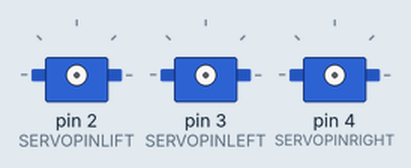
The sketch below on a simulated Arduino Uno, built with avr-gcc and run on an emulated ATmega328P. On the bench: 3 × servo.

Above: at 0.1 s.
At 1.8 s:
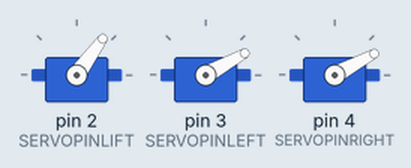
At 8.5 s:
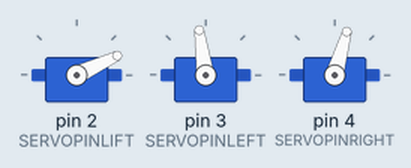
At 9.26 s:
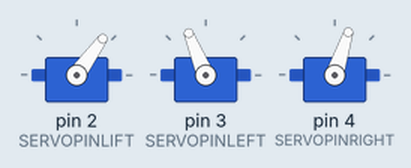
At 12.04 s:
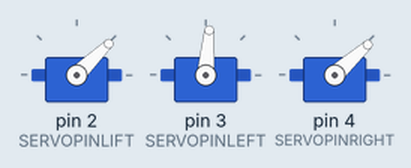
At 13.5 s:
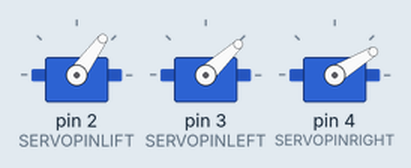
Timing chart, 0 to 16.3 s (numbered marks = the images above):
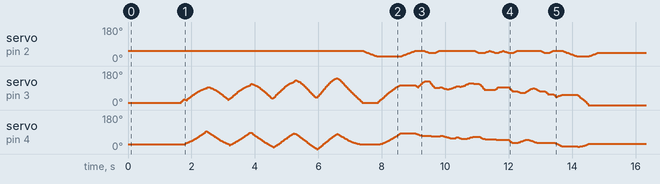

The sketch:

sketch_may12a.ino
```cpp
// Saati Yazan Robot Arduino Kodları
//#define CALIBRATION
#define SERVOFAKTORLEFT 610
#define SERVOFAKTORRIGHT 620

#define SERVOLEFTNULL 1650
#define SERVORIGHTNULL 500

#define SERVOPINLIFT  2
#define SERVOPINLEFT  3
#define SERVOPINRIGHT 4


#define LIFT0 1100
#define LIFT1 1000
#define LIFT2 800

#define LIFTSPEED 1500

#define L1 35
#define L2 55.1
#define L3 13.2

#define O1X 25
#define O1Y -15
#define O2X 47
#define O2Y -22

#include <Time.h>
#include <TimeLib.h>
#include <Servo.h>

#ifdef REALTIMECLOCK

  #include <Wire.h>
  #include <DS1307RTC.h>
#endif

int servoLift = 1500;

Servo servo1;  //
Servo servo2;  //
Servo servo3;  //

volatile double lastX = 75;
volatile double lastY = 47.5;

int last_min = 0;

void setup()
{
#ifdef REALTIMECLOCK
  Serial.begin(9600);

tmElements_t tm;
  if (RTC.read(tm))
  {
    setTime(tm.Hour,tm.Minute,tm.Second,tm.Day,tm.Month,tm.Year);
    Serial.println("DS1307 time is set OK.");
  }
  else
  {
    if (RTC.chipPresent())
    {
      Serial.println("DS1307 is stopped.  Please run the SetTime example to initialize the time and begin running.");
    }
    else
    {
      Serial.println("DS1307 read error!  Please check the circuitry.");
    }
    // Set current time only the first to values, hh,mm are needed
    setTime(19,38,0,0,0,0);
  }
#else
  // Set current time only the first to values, hh,mm are needed
  setTime(13,01,0,0,0,0);
#endif

  drawTo(75.2, 47);
  lift(0);
  servo1.attach(SERVOPINLIFT);  //  lifting servo
  servo2.attach(SERVOPINLEFT);  //  left servo
  servo3.attach(SERVOPINRIGHT);  //  right servo
  delay(1000);

}

void loop()
{

#ifdef CALIBRATION

  // Servohorns will have 90° between movements, parallel to x and y axis
  drawTo(-3, 29.2);
  delay(500);
  drawTo(74.1, 28);
  delay(500);

#else


  int i = 0;
  if (last_min != minute()) {

    if (!servo1.attached()) servo1.attach(SERVOPINLIFT);
    if (!servo2.attached()) servo2.attach(SERVOPINLEFT);
    if (!servo3.attached()) servo3.attach(SERVOPINRIGHT);

    lift(0);

    hour();
    while ((i+1)*10 <= hour())
    {
      i++;
    }

    number(3, 3, 111, 1);
    number(5, 25, i, 0.9);
    number(19, 25, (hour()-i*10), 0.9);
    number(28, 25, 11, 0.9);

    i=0;
    while ((i+1)*10 <= minute())
    {
      i++;
    }
    number(34, 25, i, 0.9);
    number(48, 25, (minute()-i*10), 0.9);
    lift(2);
    drawTo(79, 50);
    lift(1);
    last_min = minute();

    servo1.detach();
    servo2.detach();
    servo3.detach();
  }

#endif

}

// Writing numeral with bx by being the bottom left originpoint. Scale 1 equals a 20 mm high font.
// The structure follows this principle: move to first startpoint of the numeral, lift down, draw numeral, lift up
void number(float bx, float by, int num, float scale) {

  switch (num) {

  case 0:
    drawTo(bx + 12 * scale, by + 6 * scale);
    lift(0);
    bogenGZS(bx + 7 * scale, by + 10 * scale, 10 * scale, -0.8, 6.7, 0.5);
    lift(1);
    break;
  case 1:

    drawTo(bx + 3 * scale, by + 15 * scale);
    lift(0);
    drawTo(bx + 10 * scale, by + 20 * scale);
    drawTo(bx + 10 * scale, by + 0 * scale);
    lift(1);
    break;
  case 2:
    drawTo(bx + 2 * scale, by + 12 * scale);
    lift(0);
    bogenUZS(bx + 8 * scale, by + 14 * scale, 6 * scale, 3, -0.8, 1);
    drawTo(bx + 1 * scale, by + 0 * scale);
    drawTo(bx + 12 * scale, by + 0 * scale);
    lift(1);
    break;
  case 3:
    drawTo(bx + 2 * scale, by + 17 * scale);
    lift(0);
    bogenUZS(bx + 5 * scale, by + 15 * scale, 5 * scale, 3, -2, 1);
    bogenUZS(bx + 5 * scale, by + 5 * scale, 5 * scale, 1.57, -3, 1);
    lift(1);
    break;
  case 4:
    drawTo(bx + 10 * scale, by + 0 * scale);
    lift(0);
    drawTo(bx + 10 * scale, by + 20 * scale);
    drawTo(bx + 2 * scale, by + 6 * scale);
    drawTo(bx + 12 * scale, by + 6 * scale);
    lift(1);
    break;
  case 5:
    drawTo(bx + 2 * scale, by + 5 * scale);
    lift(0);
    bogenGZS(bx + 5 * scale, by + 6 * scale, 6 * scale, -2.5, 2, 1);
    drawTo(bx + 5 * scale, by + 20 * scale);
    drawTo(bx + 12 * scale, by + 20 * scale);
    lift(1);
    break;
  case 6:
    drawTo(bx + 2 * scale, by + 10 * scale);
    lift(0);
    bogenUZS(bx + 7 * scale, by + 6 * scale, 6 * scale, 2, -4.4, 1);
    drawTo(bx + 11 * scale, by + 20 * scale);
    lift(1);
    break;
  case 7:
    drawTo(bx + 2 * scale, by + 20 * scale);
    lift(0);
    drawTo(bx + 12 * scale, by + 20 * scale);
    drawTo(bx + 2 * scale, by + 0);
    lift(1);
    break;
  case 8:
    drawTo(bx + 5 * scale, by + 10 * scale);
    lift(0);
    bogenUZS(bx + 5 * scale, by + 15 * scale, 5 * scale, 4.7, -1.6, 1);
    bogenGZS(bx + 5 * scale, by + 5 * scale, 5 * scale, -4.7, 2, 1);
    lift(1);
    break;

  case 9:
    drawTo(bx + 9 * scale, by + 11 * scale);
    lift(0);
    bogenUZS(bx + 7 * scale, by + 15 * scale, 5 * scale, 4, -0.5, 1);
    drawTo(bx + 5 * scale, by + 0);
    lift(1);
    break;

  case 111:

    lift(0);
    drawTo(70, 46);
    drawTo(65, 43);

    drawTo(65, 49);
    drawTo(5, 49);
    drawTo(5, 45);
    drawTo(65, 45);
    drawTo(65, 40);

    drawTo(5, 40);
    drawTo(5, 35);
    drawTo(65, 35);
    drawTo(65, 30);

    drawTo(5, 30);
    drawTo(5, 25);
    drawTo(65, 25);
    drawTo(65, 20);

    drawTo(5, 20);
    drawTo(60, 44);

    drawTo(75.2, 47);
    lift(2);

    break;

  case 11:
    drawTo(bx + 5 * scale, by + 15 * scale);
    lift(0);
    bogenGZS(bx + 5 * scale, by + 15 * scale, 0.1 * scale, 1, -1, 1);
    lift(1);
    drawTo(bx + 5 * scale, by + 5 * scale);
    lift(0);
    bogenGZS(bx + 5 * scale, by + 5 * scale, 0.1 * scale, 1, -1, 1);
    lift(1);
    break;

  }
}


void lift(char lift) {
  switch (lift) {
    // room to optimize  !

  case 0: //850

      if (servoLift >= LIFT0) {
      while (servoLift >= LIFT0)
      {
        servoLift--;
        servo1.writeMicroseconds(servoLift);
        delayMicroseconds(LIFTSPEED);
      }
    }
    else {
      while (servoLift <= LIFT0) {
        servoLift++;
        servo1.writeMicroseconds(servoLift);
        delayMicroseconds(LIFTSPEED);

      }

    }

    break;

  case 1: //150

    if (servoLift >= LIFT1) {
      while (servoLift >= LIFT1) {
        servoLift--;
        servo1.writeMicroseconds(servoLift);
        delayMicroseconds(LIFTSPEED);

      }
    }
    else {
      while (servoLift <= LIFT1) {
        servoLift++;
        servo1.writeMicroseconds(servoLift);
        delayMicroseconds(LIFTSPEED);
      }

    }

    break;

  case 2:

    if (servoLift >= LIFT2) {
      while (servoLift >= LIFT2) {
        servoLift--;
        servo1.writeMicroseconds(servoLift);
        delayMicroseconds(LIFTSPEED);
      }
    }
    else {
      while (servoLift <= LIFT2) {
        servoLift++;
        servo1.writeMicroseconds(servoLift);
        delayMicroseconds(LIFTSPEED);
      }
    }
    break;
  }
}


void bogenUZS(float bx, float by, float radius, int start, int ende, float sqee) {
  float inkr = -0.05;
  float count = 0;

  do {
    drawTo(sqee * radius * cos(start + count) + bx,
    radius * sin(start + count) + by);
    count += inkr;
  }
  while ((start + count) > ende);

}

void bogenGZS(float bx, float by, float radius, int start, int ende, float sqee) {
  float inkr = 0.05;
  float count = 0;

  do {
    drawTo(sqee * radius * cos(start + count) + bx,
    radius * sin(start + count) + by);
    count += inkr;
  }
  while ((start + count) <= ende);
}


void drawTo(double pX, double pY) {
  double dx, dy, c;
  int i;

  // dx dy of new point
  dx = pX - lastX;
  dy = pY - lastY;
  //path lenght in mm, times 4 equals 4 steps per mm
  c = floor(4 * sqrt(dx * dx + dy * dy));

  if (c < 1) c = 1;

  for (i = 0; i <= c; i++) {
    // draw line point by point
    set_XY(lastX + (i * dx / c), lastY + (i * dy / c));

  }

  lastX = pX;
  lastY = pY;
}

double return_angle(double a, double b, double c) {
  // cosine rule for angle between c and a
  return acos((a * a + c * c - b * b) / (2 * a * c));
}

void set_XY(double Tx, double Ty)
{
  delay(1);
  double dx, dy, c, a1, a2, Hx, Hy;

  // calculate triangle between pen, servoLeft and arm joint
  // cartesian dx/dy
  dx = Tx - O1X;
  dy = Ty - O1Y;

  // polar lemgth (c) and angle (a1)
  c = sqrt(dx * dx + dy * dy); //
  a1 = atan2(dy, dx); //
  a2 = return_angle(L1, L2, c);

  servo2.writeMicroseconds(floor(((a2 + a1 - M_PI) * SERVOFAKTORLEFT) + SERVOLEFTNULL));

  // calculate joinr arm point for triangle of the right servo arm
  a2 = return_angle(L2, L1, c);
  Hx = Tx + L3 * cos((a1 - a2 + 0.621) + M_PI); //36,5°
  Hy = Ty + L3 * sin((a1 - a2 + 0.621) + M_PI);

  // calculate triangle between pen joint, servoRight and arm joint
  dx = Hx - O2X;
  dy = Hy - O2Y;

  c = sqrt(dx * dx + dy * dy);
  a1 = atan2(dy, dx);
  a2 = return_angle(L1, (L2 - L3), c);

  servo3.writeMicroseconds(floor(((a1 - a2) * SERVOFAKTORRIGHT) + SERVORIGHTNULL));

}
```
